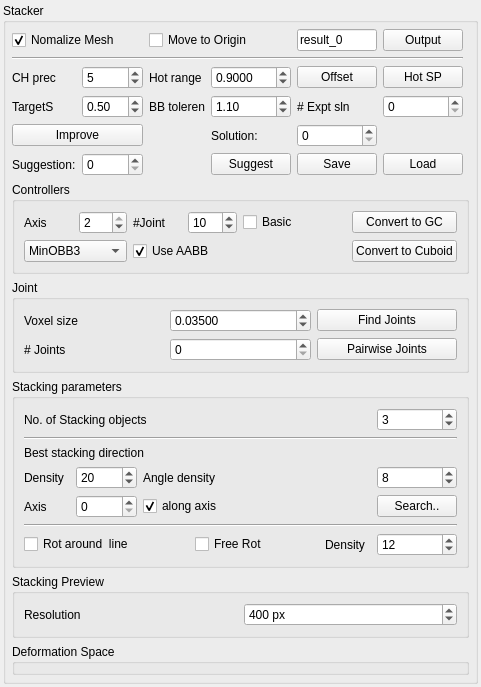
<?xml version="1.0" encoding="UTF-8"?>
<ui version="4.0">
 <class>StackerWidget</class>
 <widget class="QWidget" name="StackerWidget">
  <property name="geometry">
   <rect>
    <x>0</x>
    <y>0</y>
    <width>350</width>
    <height>615</height>
   </rect>
  </property>
  <property name="sizePolicy">
   <sizepolicy hsizetype="Minimum" vsizetype="Preferred">
    <horstretch>0</horstretch>
    <verstretch>0</verstretch>
   </sizepolicy>
  </property>
  <property name="maximumSize">
   <size>
    <width>350</width>
    <height>16777215</height>
   </size>
  </property>
  <property name="windowTitle">
   <string>Form</string>
  </property>
  <layout class="QHBoxLayout" name="horizontalLayout_2">
   <property name="margin">
    <number>3</number>
   </property>
   <item>
    <widget class="QGroupBox" name="groupBox">
     <property name="title">
      <string>Stacker</string>
     </property>
     <property name="flat">
      <bool>true</bool>
     </property>
     <layout class="QGridLayout" name="gridLayout">
      <property name="margin">
       <number>6</number>
      </property>
      <property name="spacing">
       <number>6</number>
      </property>
      <item row="30" column="0" colspan="7">
       <widget class="QGroupBox" name="previewBox">
        <property name="title">
         <string>Stacking Preview</string>
        </property>
        <property name="flat">
         <bool>true</bool>
        </property>
        <layout class="QGridLayout" name="gridLayout_3">
         <item row="1" column="0">
          <widget class="QLabel" name="label">
           <property name="text">
            <string>Resolution</string>
           </property>
          </widget>
         </item>
         <item row="1" column="1">
          <widget class="QSpinBox" name="hidderViewerSize">
           <property name="suffix">
            <string> px</string>
           </property>
           <property name="minimum">
            <number>10</number>
           </property>
           <property name="maximum">
            <number>1024</number>
           </property>
           <property name="value">
            <number>400</number>
           </property>
          </widget>
         </item>
        </layout>
       </widget>
      </item>
      <item row="31" column="0" colspan="7">
       <widget class="QGroupBox" name="controllerDeformerPanel">
        <property name="title">
         <string>Deformation Space</string>
        </property>
        <property name="flat">
         <bool>true</bool>
        </property>
       </widget>
      </item>
      <item row="26" column="0" colspan="7">
       <widget class="QGroupBox" name="groupBox_3">
        <property name="title">
         <string>Stacking parameters</string>
        </property>
        <layout class="QGridLayout" name="gridLayout_5">
         <item row="3" column="1" colspan="4">
          <widget class="QLabel" name="label_6">
           <property name="text">
            <string>Best stacking direction</string>
           </property>
          </widget>
         </item>
         <item row="9" column="1" colspan="3">
          <widget class="QCheckBox" name="rotAroundAxis">
           <property name="text">
            <string>Rot around  line</string>
           </property>
          </widget>
         </item>
         <item row="6" column="1">
          <widget class="QLabel" name="label_11">
           <property name="text">
            <string>Axis</string>
           </property>
          </widget>
         </item>
         <item row="4" column="1">
          <widget class="QLabel" name="label_12">
           <property name="text">
            <string>Density</string>
           </property>
          </widget>
         </item>
         <item row="4" column="2">
          <widget class="QSpinBox" name="searchDensity">
           <property name="minimum">
            <number>2</number>
           </property>
           <property name="maximum">
            <number>10000</number>
           </property>
           <property name="value">
            <number>20</number>
           </property>
          </widget>
         </item>
         <item row="6" column="2">
          <widget class="QSpinBox" name="searchAxis">
           <property name="maximum">
            <number>2</number>
           </property>
          </widget>
         </item>
         <item row="6" column="3" colspan="2">
          <widget class="QCheckBox" name="searchAlongAxis">
           <property name="text">
            <string>along axis</string>
           </property>
           <property name="checked">
            <bool>true</bool>
           </property>
          </widget>
         </item>
         <item row="6" column="7">
          <widget class="QPushButton" name="searchDirectionButton">
           <property name="text">
            <string>Search..</string>
           </property>
          </widget>
         </item>
         <item row="4" column="3" colspan="2">
          <widget class="QLabel" name="label_13">
           <property name="text">
            <string>Angle density</string>
           </property>
          </widget>
         </item>
         <item row="4" column="7">
          <widget class="QSpinBox" name="searchAngleDensity">
           <property name="minimum">
            <number>1</number>
           </property>
           <property name="maximum">
            <number>360</number>
           </property>
           <property name="value">
            <number>8</number>
           </property>
          </widget>
         </item>
         <item row="8" column="1" colspan="7">
          <widget class="Line" name="line_5">
           <property name="orientation">
            <enum>Qt::Horizontal</enum>
           </property>
          </widget>
         </item>
         <item row="1" column="1" colspan="4">
          <widget class="QLabel" name="label_15">
           <property name="text">
            <string>No. of Stacking objects</string>
           </property>
          </widget>
         </item>
         <item row="2" column="1" colspan="7">
          <widget class="Line" name="line_6">
           <property name="orientation">
            <enum>Qt::Horizontal</enum>
           </property>
          </widget>
         </item>
         <item row="1" column="7">
          <widget class="QSpinBox" name="stackCount">
           <property name="contextMenuPolicy">
            <enum>Qt::CustomContextMenu</enum>
           </property>
           <property name="value">
            <number>3</number>
           </property>
          </widget>
         </item>
         <item row="9" column="4">
          <widget class="QCheckBox" name="rotFreeForm">
           <property name="text">
            <string>Free Rot</string>
           </property>
          </widget>
         </item>
         <item row="9" column="7">
          <widget class="QSpinBox" name="rotStackingDensity">
           <property name="value">
            <number>12</number>
           </property>
          </widget>
         </item>
         <item row="9" column="6">
          <widget class="QLabel" name="label_14">
           <property name="text">
            <string>Density</string>
           </property>
          </widget>
         </item>
        </layout>
       </widget>
      </item>
      <item row="24" column="0" colspan="7">
       <widget class="QGroupBox" name="controllersPanel">
        <property name="title">
         <string>Controllers</string>
        </property>
        <property name="flat">
         <bool>false</bool>
        </property>
        <layout class="QGridLayout" name="gridLayout_2">
         <item row="3" column="0">
          <widget class="QLabel" name="label_8">
           <property name="text">
            <string>Axis</string>
           </property>
          </widget>
         </item>
         <item row="3" column="1">
          <widget class="QSpinBox" name="convertGcAxis">
           <property name="maximum">
            <number>2</number>
           </property>
           <property name="value">
            <number>2</number>
           </property>
          </widget>
         </item>
         <item row="3" column="2">
          <widget class="QLabel" name="label_9">
           <property name="text">
            <string>#Joint</string>
           </property>
          </widget>
         </item>
         <item row="3" column="3">
          <widget class="QSpinBox" name="skeletonJoints">
           <property name="singleStep">
            <number>2</number>
           </property>
           <property name="value">
            <number>10</number>
           </property>
          </widget>
         </item>
         <item row="3" column="4" colspan="2">
          <widget class="QCheckBox" name="basicFitGC">
           <property name="text">
            <string>Basic</string>
           </property>
          </widget>
         </item>
         <item row="3" column="6" colspan="2">
          <widget class="QPushButton" name="convertToGC">
           <property name="text">
            <string>Convert to GC</string>
           </property>
          </widget>
         </item>
         <item row="10" column="2" colspan="2">
          <widget class="QCheckBox" name="useAABB">
           <property name="text">
            <string>Use AABB</string>
           </property>
           <property name="checked">
            <bool>true</bool>
           </property>
          </widget>
         </item>
         <item row="10" column="0" colspan="2">
          <widget class="QComboBox" name="cuboidMethod">
           <item>
            <property name="text">
             <string>MinOBB3</string>
            </property>
           </item>
           <item>
            <property name="text">
             <string>OBB</string>
            </property>
           </item>
           <item>
            <property name="text">
             <string>OBB2</string>
            </property>
           </item>
          </widget>
         </item>
         <item row="10" column="6" colspan="2">
          <widget class="QPushButton" name="convertToCuboid">
           <property name="text">
            <string>Convert to Cuboid</string>
           </property>
          </widget>
         </item>
        </layout>
       </widget>
      </item>
      <item row="25" column="0" colspan="7">
       <widget class="QGroupBox" name="groupBox_2">
        <property name="title">
         <string>Joint</string>
        </property>
        <layout class="QGridLayout" name="gridLayout_4">
         <item row="0" column="0">
          <widget class="QLabel" name="label_3">
           <property name="text">
            <string>Voxel size</string>
           </property>
          </widget>
         </item>
         <item row="1" column="2">
          <widget class="QPushButton" name="findPairwiseJointsButton">
           <property name="text">
            <string>Pairwise Joints</string>
           </property>
          </widget>
         </item>
         <item row="0" column="2">
          <widget class="QPushButton" name="findJointsButton">
           <property name="text">
            <string>Find Joints</string>
           </property>
          </widget>
         </item>
         <item row="1" column="1">
          <widget class="QSpinBox" name="numJoints"/>
         </item>
         <item row="1" column="0">
          <widget class="QLabel" name="label_10">
           <property name="text">
            <string># Joints</string>
           </property>
          </widget>
         </item>
         <item row="0" column="1">
          <widget class="QDoubleSpinBox" name="jointsThreshold">
           <property name="decimals">
            <number>5</number>
           </property>
           <property name="minimum">
            <double>0.000010000000000</double>
           </property>
           <property name="maximum">
            <double>100.000000000000000</double>
           </property>
           <property name="singleStep">
            <double>0.010000000000000</double>
           </property>
           <property name="value">
            <double>0.035000000000000</double>
           </property>
          </widget>
         </item>
        </layout>
       </widget>
      </item>
      <item row="0" column="0" colspan="2">
       <widget class="QCheckBox" name="normalzieMesh">
        <property name="text">
         <string>Nomalize Mesh</string>
        </property>
        <property name="checked">
         <bool>true</bool>
        </property>
       </widget>
      </item>
      <item row="0" column="2" colspan="2">
       <widget class="QCheckBox" name="moveCenterToOrigin">
        <property name="text">
         <string>Move to Origin</string>
        </property>
       </widget>
      </item>
      <item row="0" column="4">
       <widget class="QLineEdit" name="outputFileName">
        <property name="text">
         <string>result_0</string>
        </property>
       </widget>
      </item>
      <item row="0" column="5">
       <widget class="QPushButton" name="outputButton">
        <property name="text">
         <string>Output</string>
        </property>
       </widget>
      </item>
      <item row="1" column="0" colspan="6">
       <widget class="Line" name="line">
        <property name="orientation">
         <enum>Qt::Horizontal</enum>
        </property>
       </widget>
      </item>
      <item row="13" column="4">
       <widget class="QPushButton" name="saveSuggestionsButton">
        <property name="text">
         <string>Save</string>
        </property>
        <property name="autoRepeatDelay">
         <number>300</number>
        </property>
       </widget>
      </item>
      <item row="13" column="2">
       <widget class="QLabel" name="numSuggestion">
        <property name="text">
         <string/>
        </property>
       </widget>
      </item>
      <item row="11" column="5">
       <widget class="QLabel" name="numSolution">
        <property name="text">
         <string/>
        </property>
       </widget>
      </item>
      <item row="13" column="1">
       <widget class="QSpinBox" name="suggestionID">
        <property name="maximum">
         <number>10000</number>
        </property>
       </widget>
      </item>
      <item row="11" column="3">
       <widget class="QLabel" name="label_5">
        <property name="text">
         <string>Solution:</string>
        </property>
       </widget>
      </item>
      <item row="13" column="0">
       <widget class="QLabel" name="label_18">
        <property name="text">
         <string>Suggestion:</string>
        </property>
       </widget>
      </item>
      <item row="11" column="4">
       <widget class="QSpinBox" name="solutionID">
        <property name="maximum">
         <number>100</number>
        </property>
       </widget>
      </item>
      <item row="13" column="5">
       <widget class="QPushButton" name="loadSuggestionsButton">
        <property name="text">
         <string>Load</string>
        </property>
       </widget>
      </item>
      <item row="13" column="3">
       <widget class="QPushButton" name="suggestButton">
        <property name="text">
         <string>Suggest</string>
        </property>
       </widget>
      </item>
      <item row="11" column="0" colspan="2">
       <widget class="QPushButton" name="improveButton">
        <property name="text">
         <string>Improve</string>
        </property>
       </widget>
      </item>
      <item row="2" column="4">
       <widget class="QPushButton" name="offsetButton">
        <property name="text">
         <string>Offset</string>
        </property>
       </widget>
      </item>
      <item row="7" column="0">
       <widget class="QLabel" name="targetStackLabel">
        <property name="text">
         <string>TargetS</string>
        </property>
       </widget>
      </item>
      <item row="7" column="3">
       <widget class="QDoubleSpinBox" name="BBTolerance">
        <property name="minimum">
         <double>0.200000000000000</double>
        </property>
        <property name="maximum">
         <double>10.000000000000000</double>
        </property>
        <property name="singleStep">
         <double>0.100000000000000</double>
        </property>
        <property name="value">
         <double>1.100000000000000</double>
        </property>
       </widget>
      </item>
      <item row="7" column="1">
       <widget class="QDoubleSpinBox" name="targetS">
        <property name="maximum">
         <double>1.000000000000000</double>
        </property>
        <property name="singleStep">
         <double>0.100000000000000</double>
        </property>
        <property name="value">
         <double>0.500000000000000</double>
        </property>
       </widget>
      </item>
      <item row="7" column="2">
       <widget class="QLabel" name="label_16">
        <property name="text">
         <string>BB toleren</string>
        </property>
       </widget>
      </item>
      <item row="2" column="5">
       <widget class="QPushButton" name="hotspotsButton">
        <property name="text">
         <string>Hot SP</string>
        </property>
       </widget>
      </item>
      <item row="7" column="4">
       <widget class="QLabel" name="label_17">
        <property name="text">
         <string># Expt sln</string>
        </property>
       </widget>
      </item>
      <item row="7" column="5">
       <widget class="QSpinBox" name="numExpectedSolutions"/>
      </item>
      <item row="2" column="3">
       <widget class="QDoubleSpinBox" name="hotRange">
        <property name="prefix">
         <string/>
        </property>
        <property name="decimals">
         <number>4</number>
        </property>
        <property name="maximum">
         <double>1.000000000000000</double>
        </property>
        <property name="singleStep">
         <double>0.050000000000000</double>
        </property>
        <property name="value">
         <double>0.900000000000000</double>
        </property>
       </widget>
      </item>
      <item row="2" column="2">
       <widget class="QLabel" name="label_2">
        <property name="text">
         <string>Hot range</string>
        </property>
       </widget>
      </item>
      <item row="2" column="1">
       <widget class="QSpinBox" name="chPrecision">
        <property name="value">
         <number>5</number>
        </property>
       </widget>
      </item>
      <item row="2" column="0">
       <widget class="QLabel" name="chPrecisionLabel">
        <property name="text">
         <string>CH prec</string>
        </property>
       </widget>
      </item>
     </layout>
    </widget>
   </item>
  </layout>
 </widget>
 <resources/>
 <connections/>
</ui>
